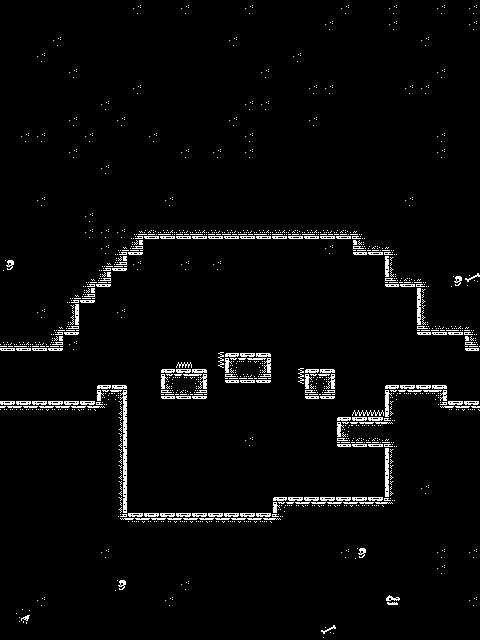

The image is a tile-based game level rendered from a .tmx file. Its description and source (layers, tilesets, objects; grid data summarised) follow:
An orthogonal 30x40 tile map with 16x16 px tiles, 3 tile layers (BG, Walls, Obstacles) and 27 objects.

<map version="1.5" tiledversion="1.7.1" orientation="orthogonal" renderorder="right-down" width="30" height="40" tilewidth="16" tileheight="16" infinite="0" nextlayerid="9" nextobjectid="35">
 <tileset firstgid="1" source="../Art/TileSet/Dow_TileSet.tsx" />
 <layer id="1" name="BG" width="30" height="40">
  <data>[1200 cells, 900 non-empty, 1 distinct tile ids]</data>
 </layer>
 <layer id="2" name="Walls" width="30" height="40">
  <data>[1200 cells, 978 non-empty, 40 distinct tile ids]</data>
 </layer>
 <layer id="8" name="Obstacles" width="30" height="40">
  <data>[1200 cells, 5 non-empty, 4 distinct tile ids]</data>
 </layer>
 <objectgroup id="7" name="Obstacles_Collision">
  <object id="21" x="352.091" y="409.818" width="32" height="6.29438">
   <properties>
    <property name="unity:istrigger" value="true" />
    <property name="unity:tag" value="Spike" />
   </properties>
  </object>
  <object id="30" x="297.875" y="369.75" width="6.375" height="16">
   <properties>
    <property name="unity:istrigger" value="true" />
    <property name="unity:tag" value="Spike" />
   </properties>
  </object>
  <object id="31" x="217.375" y="353.625" width="6.375" height="16">
   <properties>
    <property name="unity:istrigger" value="true" />
    <property name="unity:tag" value="Spike" />
   </properties>
  </object>
  <object id="32" x="178.364" y="362.125" width="13.2045" height="5.875">
   <properties>
    <property name="unity:istrigger" value="true" />
    <property name="unity:tag" value="Spike" />
   </properties>
  </object>
 </objectgroup>
 <objectgroup id="3" name="Walls_Collision">
  <object id="3" x="0" y="400" width="128" height="48">
   <properties>
    <property name="unity:layer" value="Ground" />
    <property name="unity:tag" value="Ground" />
   </properties>
  </object>
  <object id="5" x="32" y="192" width="416" height="48">
   <properties>
    <property name="unity:layer" value="Ground" />
    <property name="unity:tag" value="Ground" />
   </properties>
  </object>
  <object id="6" x="32" y="288" width="64" height="16">
   <properties>
    <property name="unity:layer" value="Ground" />
    <property name="unity:tag" value="Ground" />
   </properties>
  </object>
  <object id="7" x="32" y="304" width="48" height="32">
   <properties>
    <property name="unity:layer" value="Ground" />
    <property name="unity:tag" value="Ground" />
   </properties>
  </object>
  <object id="8" x="159.538" y="368" width="48" height="32">
   <properties>
    <property name="unity:layer" value="Ground" />
    <property name="unity:tag" value="Ground" />
   </properties>
  </object>
  <object id="28" x="224" y="352" width="48" height="32">
   <properties>
    <property name="unity:layer" value="Ground" />
    <property name="unity:tag" value="Ground" />
   </properties>
  </object>
  <object id="29" x="304" y="368" width="32" height="32">
   <properties>
    <property name="unity:layer" value="Ground" />
    <property name="unity:tag" value="Ground" />
   </properties>
  </object>
  <object id="9" x="32" y="256" width="96" height="16">
   <properties>
    <property name="unity:layer" value="Ground" />
    <property name="unity:tag" value="Ground" />
   </properties>
  </object>
  <object id="10" x="32" y="240" width="112" height="16">
   <properties>
    <property name="unity:layer" value="Ground" />
    <property name="unity:tag" value="Ground" />
   </properties>
  </object>
  <object id="11" x="384" y="240" width="64" height="48">
   <properties>
    <property name="unity:layer" value="Ground" />
    <property name="unity:tag" value="Ground" />
   </properties>
  </object>
  <object id="12" x="352" y="240" width="32" height="16">
   <properties>
    <property name="unity:layer" value="Ground" />
    <property name="unity:tag" value="Ground" />
   </properties>
  </object>
  <object id="13" x="96" y="448" width="32" height="64">
   <properties>
    <property name="unity:layer" value="Ground" />
    <property name="unity:tag" value="Ground" />
   </properties>
  </object>
  <object id="25" x="96" y="512" width="304" height="48">
   <properties>
    <property name="unity:layer" value="Ground" />
    <property name="unity:tag" value="Ground" />
   </properties>
  </object>
  <object id="26" x="384" y="448" width="32" height="48">
   <properties>
    <property name="unity:layer" value="Ground" />
    <property name="unity:tag" value="Ground" />
   </properties>
  </object>
  <object id="14" x="336" y="416" width="112" height="32">
   <properties>
    <property name="unity:layer" value="Ground" />
    <property name="unity:tag" value="Ground" />
   </properties>
  </object>
  <object id="27" x="272" y="496" width="160" height="16">
   <properties>
    <property name="unity:layer" value="Ground" />
    <property name="unity:tag" value="Ground" />
   </properties>
  </object>
  <object id="15" x="416" y="288" width="64" height="48">
   <properties>
    <property name="unity:layer" value="Ground" />
    <property name="unity:tag" value="Ground" />
   </properties>
  </object>
  <object id="18" x="0" y="336" width="64" height="16">
   <properties>
    <property name="unity:layer" value="Ground" />
    <property name="unity:tag" value="Ground" />
   </properties>
  </object>
  <object id="33" x="96" y="384" width="32" height="16">
   <properties>
    <property name="unity:layer" value="Ground" />
    <property name="unity:tag" value="Ground" />
   </properties>
  </object>
  <object id="19" x="32" y="272" width="80" height="16">
   <properties>
    <property name="unity:layer" value="Ground" />
    <property name="unity:tag" value="Ground" />
   </properties>
  </object>
  <object id="23" x="384" y="400" width="96" height="16">
   <properties>
    <property name="unity:layer" value="Ground" />
    <property name="unity:tag" value="Ground" />
   </properties>
  </object>
  <object id="24" x="384" y="384" width="64" height="16">
   <properties>
    <property name="unity:layer" value="Ground" />
    <property name="unity:tag" value="Ground" />
   </properties>
  </object>
  <object id="34" x="464" y="336" width="16" height="16">
   <properties>
    <property name="unity:layer" value="Ground" />
    <property name="unity:tag" value="Ground" />
   </properties>
  </object>
 </objectgroup>
</map>
